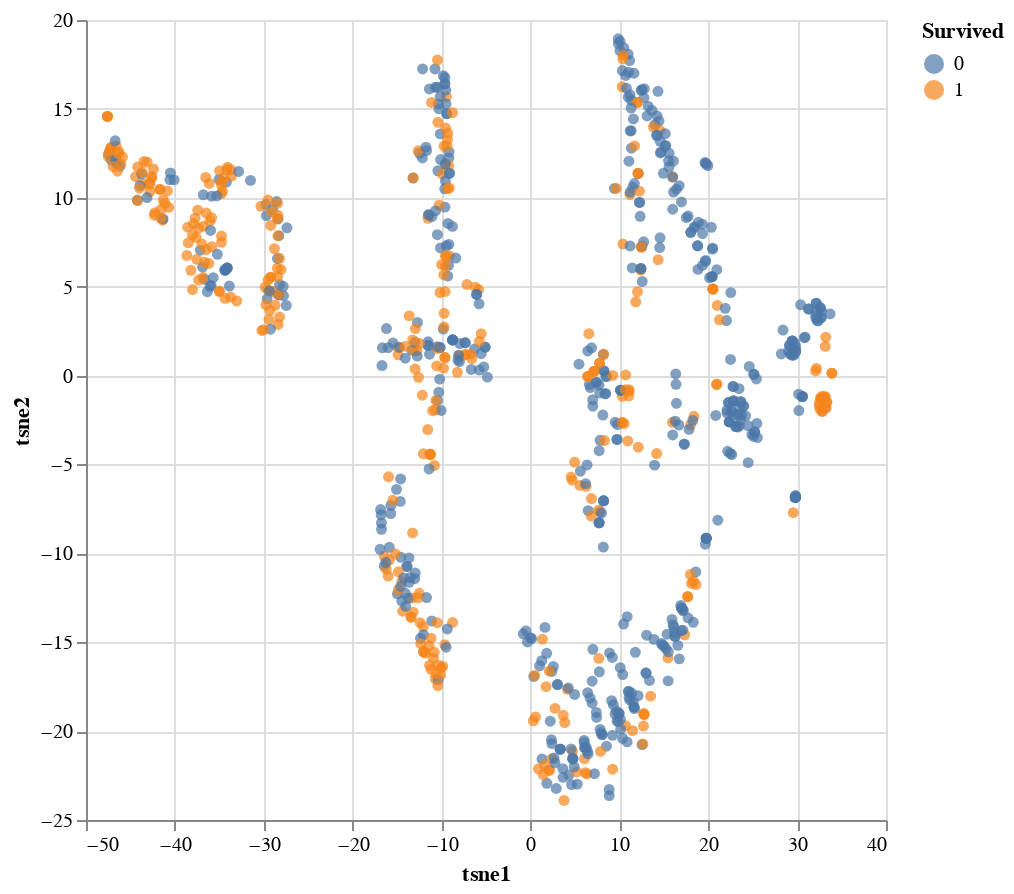

The code cell stored with this chart in its notebook:
### Code cell
import altair as alt

alt.Chart(df).mark_circle().encode(
    x='tsne1:Q', 
    y='tsne2:Q',
    color='Survived:N',
    tooltip=['Survived', 'Pclass', 'Age', 'SibSp', 'Parch', 'Fare', 'Embarked']
).properties(
    width=400,
    height=400
)

### Figure 1 — Vega-Lite specification as saved in the notebook (floating-point values rounded to 4 significant figures; data arrays with more than 128 entries replaced by an {"elided": "..."} marker saying what was removed)
{"config": {"view": {"continuousWidth": 400, "continuousHeight": 300}}, "data": {"name": "data-c973a4e76c68d133e563a7ea67cff51b"}, "mark": "circle", "encoding": {"color": {"type": "nominal", "field": "Survived"}, "tooltip": [{"type": "quantitative", "field": "Survived"}, {"type": "quantitative", "field": "Pclass"}, {"type": "quantitative", "field": "Age"}, {"type": "quantitative", "field": "SibSp"}, {"type": "quantitative", "field": "Parch"}, {"type": "quantitative", "field": "Fare"}, {"type": "quantitative", "field": "Embarked"}], "x": {"type": "quantitative", "field": "tsne1"}, "y": {"type": "quantitative", "field": "tsne2"}}, "height": 400, "width": 400, "$schema": "https://vega.github.io/schema/vega-lite/v4.0.0.json", "datasets": {"data-c973a4e76c68d133e563a7ea67cff51b": {"elided": "891 records"}}}
